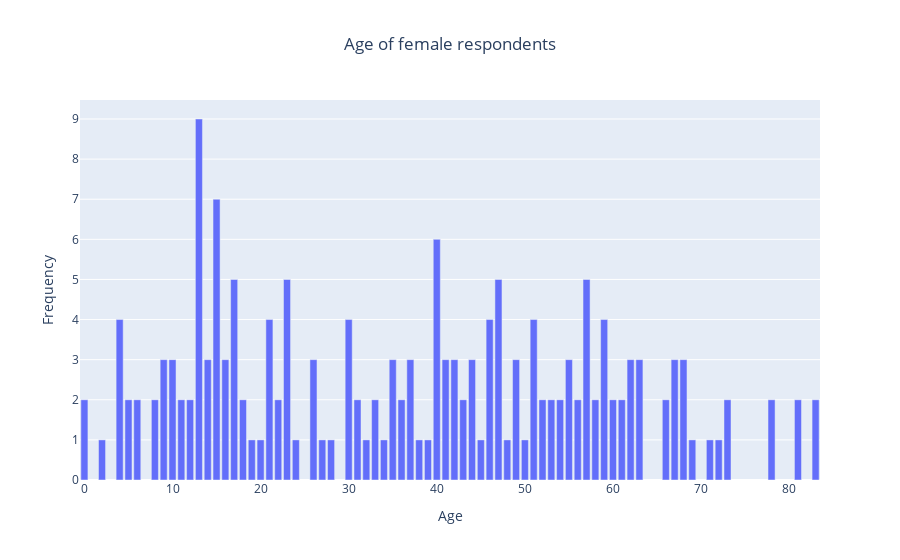

The notebook cell saved with this chart:
### Code cell
# Execute the code to get the data
age_counts = df[df["JENIS KELAMIN"] == "P"]["Umur"].value_counts()

# Create a bar chart using Plotly
fig = px.bar(age_counts, title="Age of female respondents")
fig.update_layout(
    xaxis_title = "Age",
    yaxis_title = "Frequency",
    title_x = 0.5, 
    showlegend = False
)
fig.show()

### Figure 1 — Plotly figure (JSON) as saved in the notebook; plotly's stock layout.template omitted (floating-point values rounded to 4 significant figures)
{"data": [{"alignmentgroup": "True", "hovertemplate": "variable=Umur<br>index=%{x}<br>value=%{y}<extra></extra>", "legendgroup": "Umur", "marker": {"color": "#636efa", "pattern": {"shape": ""}}, "name": "Umur", "offsetgroup": "Umur", "orientation": "v", "showlegend": true, "textposition": "auto", "type": "bar", "x": [13, 15, 40, 23, 57, 17, 47, 51, 30, 59, 46, 21, 4, 35, 68, 16, 55, 37, 67, 44, 14, 26, 49, 62, 63, 41, 10, 42, 9, 5, 12, 61, 52, 8, 58, 22, 11, 36, 81, 56, 33, 54, 0, 78, 6, 73, 18, 66, 43, 31, 60, 53, 83, 2, 19, 27, 34, 20, 32, 48, 71, 38, 45, 28, 69, 72, 39, 24, 50], "xaxis": "x", "y": [9, 7, 6, 5, 5, 5, 5, 4, 4, 4, 4, 4, 4, 3, 3, 3, 3, 3, 3, 3, 3, 3, 3, 3, 3, 3, 3, 3, 3, 2, 2, 2, 2, 2, 2, 2, 2, 2, 2, 2, 2, 2, 2, 2, 2, 2, 2, 2, 2, 2, 2, 2, 2, 1, 1, 1, 1, 1, 1, 1, 1, 1, 1, 1, 1, 1, 1, 1, 1], "yaxis": "y"}], "layout": {"barmode": "relative", "legend": {"title": {"text": "variable"}, "tracegroupgap": 0}, "showlegend": false, "title": {"text": "Age of female respondents", "x": 0.5}, "xaxis": {"anchor": "y", "domain": [0, 1], "title": {"text": "Age"}}, "yaxis": {"anchor": "x", "domain": [0, 1], "title": {"text": "Frequency"}}}}
